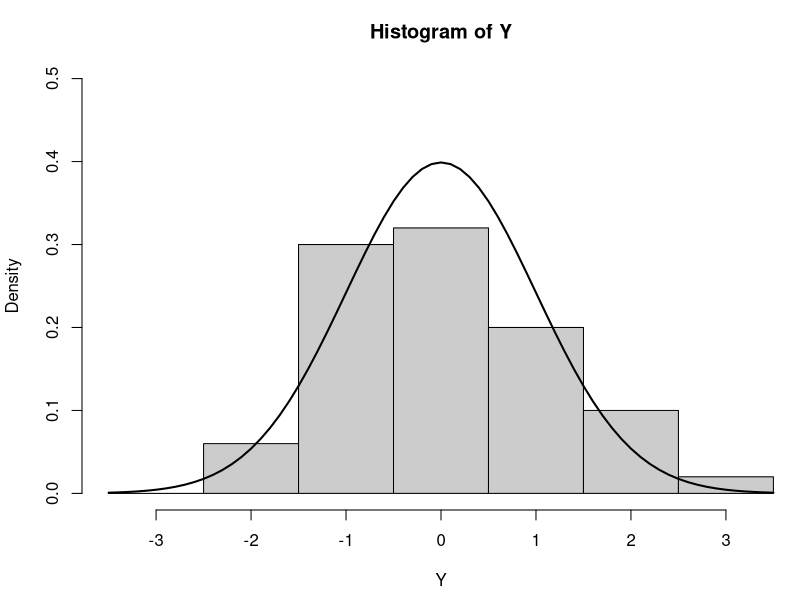
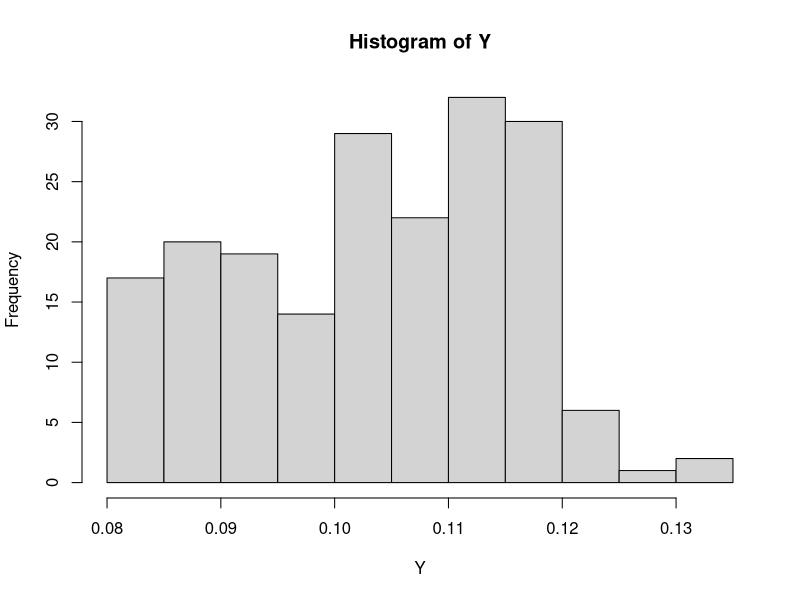
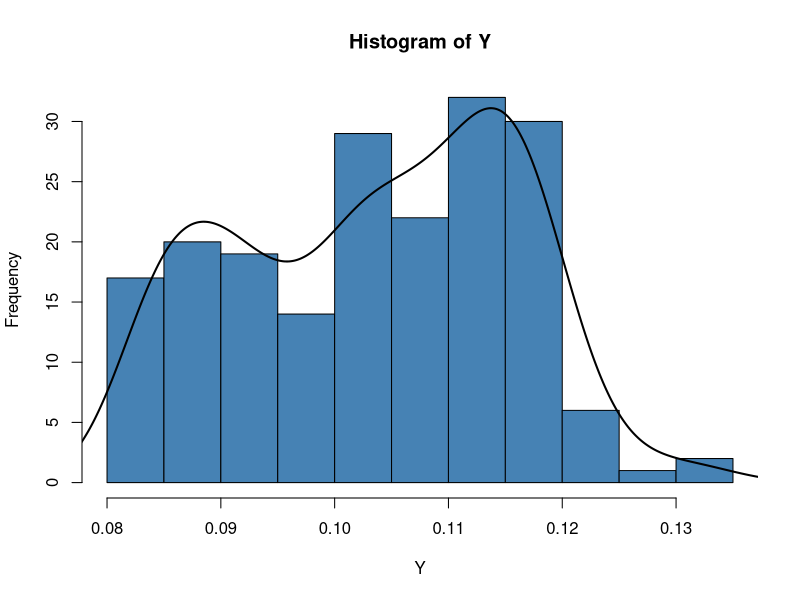
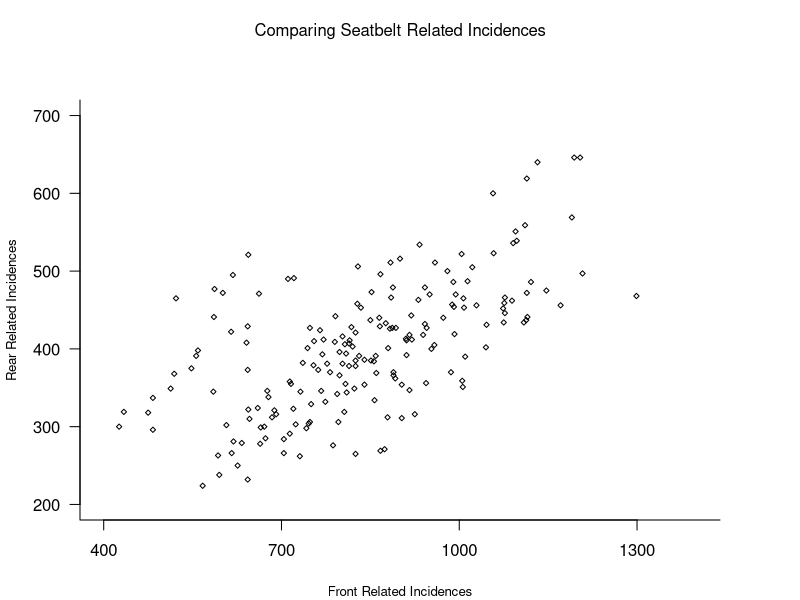
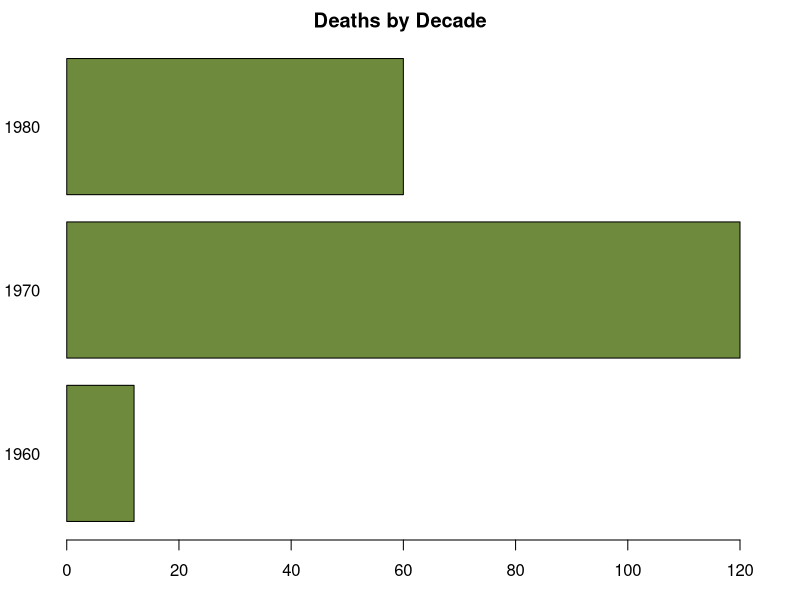
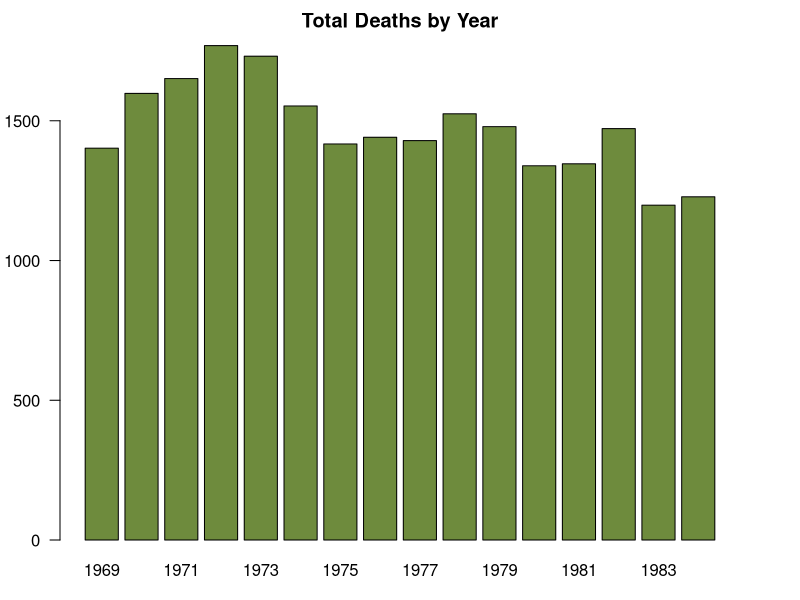
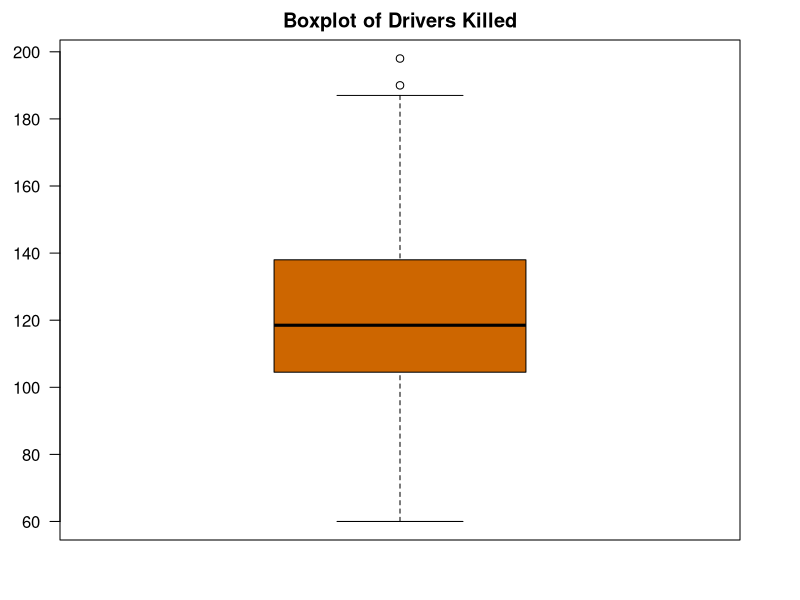
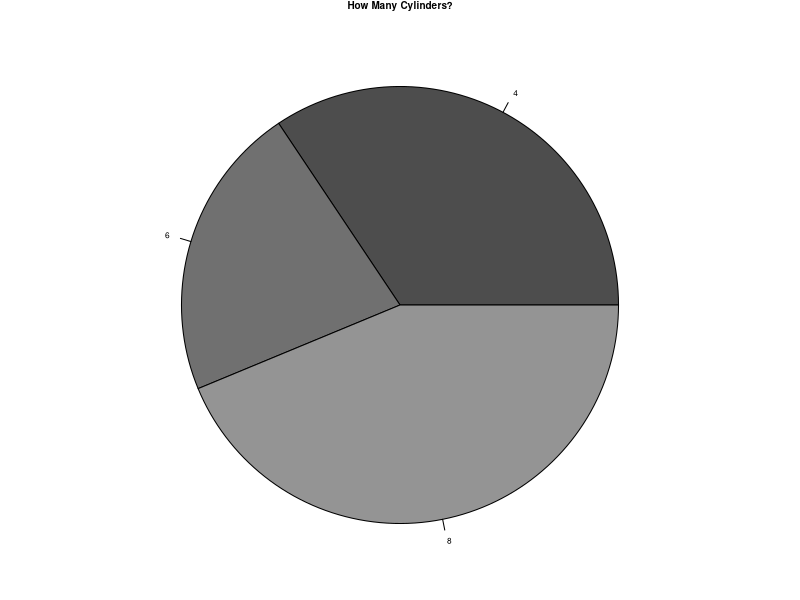

These figures' R source, in order:
## ---- chunk 1

data(Seatbelts)
seatbelt <- data.frame (Year=floor(time(Seatbelts)) ,
Month=factor(cycle(Seatbelts) ,
labels=month.abb) , Seatbelts)
# floor() returns largest integer smaller or equal
# time looks for execution time? establishes time series
# cycle just repeats it?
# month.abb means three letter abbreviation for English months
str(seatbelt)
#factors -> categorical variables - fixed, known set - think month - correlated number
head(seatbelt)

#Create a histogram
# Random data
Y <- rnorm(50)
# Make sure no Y exceed [-3.5, 3.5]
Y[Y < -3.5 | Y > 3.5] <- NA # Selection/set range
x <- seq(-3.5, 3.5, .1)
dn <- dnorm(x)
par(mar=c(4.5, 4.1, 3.1, 0))
hist(Y, breaks=seq(-3.5, 3.5), ylim=c(0, 0.5), 
     col="gray80", freq=FALSE)
lines(x, dnorm(x), lwd=2)
par(mar=c(5.1, 4.1, 4.1, 2.1))

Y <- seatbelt$PetrolPrice
dn <- dnorm(x)
hist(Y) #simple
hist(Y,col="steelblue")
lines(density(seatbelt$PetrolPrice),lwd =2, col = 'black')

#Create a Scatterplot
x <-seatbelt$front
y <-seatbelt$rear
par(las=1, mar=c(4, 4, 5, 4))
plot.new()
plot.window(xlim=c(400,1400), ylim=c(200, 700))
points(x, y, pch=5, cex=0.5)
par(col="black", fg="black", col.axis="black")
axis(1, at=seq(400, 1400, 300))
axis(2, at=seq(200,700,100))
#plotting a box on just 2 axes
box(bty="L")
mtext("Front Related Incidences", side=1, line=3, cex=0.8)
#las 0 means sideways label
mtext("Rear Related Incidences", side=2, line=3, las=0, cex=0.8)
mtext("Comparing Seatbelt Related Incidences", side=3, line=3,cex=1)
par(mar=c(3, 3, 2, 3), col="black", fg="black", col.axis="black")

#HorizontalBarChart
seatbelt$decade <- 10 * (seatbelt$Year %/% 10)
fatalitiesbydecade <- table(seatbelt$decade)
barplot(fatalitiesbydecade, 
        main = "Deaths by Decade",
        xlab = "Decade",
        ylab = "Number of Deaths",
        col = "darkolivegreen4",
        horiz=TRUE)

#VerticalBarChart

deaths_by_year <- tapply(seatbelt$DriversKilled, seatbelt$Year, sum)

barplot(deaths_by_year,
        main = "Total Deaths by Year",
        xlab = "Year",
        ylab = "Total Deaths",
        col = "darkolivegreen4",
        names.arg = unique(seatbelt$Year),
        ylim = c(0, max(deaths_by_year) + 20)) 

#BoxPlot
boxplot(seatbelt$DriversKilled,
        main = "Boxplot of Drivers Killed",
        ylab = "Deaths",
        col = "darkorange3",
        border = "black")

#PieChart - mtcars 
#note to self - take note of which datsets are appropriate for different forms of graphs in the future

data(mtcars)

# Create a pie chart showing the distribution of cylinder counts
data(mtcars)
View(mtcars)
cylinder_counts <- table(mtcars$cyl)
par(mar=c(0, 2, 1, 2), xpd=FALSE, cex=0.5)
pie(cylinder_counts, 
    labels = names(cylinder_counts), 
    main = "How Many Cylinders?", col = gray(seq(0.3,1.0,length=6)))

## ---- chunk 2
library(tidyverse)
data(Seatbelts)
seatbelt <- data.frame (Year=floor(time(Seatbelts)) ,
Month=factor(cycle(Seatbelts) ,
labels=month.abb) , Seatbelts)
# floor() returns largest integer smaller or equal
# time looks for execution time? establishes time series
# cycle just repeats it?
# month.abb means three letter abbreviation for English months
View(seatbelt)
str(seatbelt)
#factors -> categorical variables - fixed, known set - think month - correlated number
head(seatbelt)

#Create a histogram - original
# Y <- seatbelt$PetrolPrice
# dn <- dnorm(x)
# hist(Y) #simple
# hist(Y,col="steelblue")
# lines(density(seatbelt$PetrolPrice),lwd =2, col = 'black')

Y <- seatbelt$PetrolPrice
ggplot(data = data.frame(Y = Y), aes(x = Y)) +
  geom_histogram(color = 'black', fill = 'steelblue', bins = 30) +
  geom_density(color = 'black', linewidth = 1) +
  labs(title = 'Histogram of Petrol Price',
       x = 'Petrol Price',
       y = 'Frequency') +
  theme_minimal()

#Create a Scatterplot (basics notes)
# x <-seatbelt$front
#y <-seatbelt$rear
#par(las=1, mar=c(4, 4, 5, 4))
#plot.new()
#plot.window(xlim=c(400,1400), ylim=c(200, 700))
#points(x, y, pch=5, cex=0.5)
#par(col="black", fg="black", col.axis="black")
#axis(1, at=seq(400, 1400, 300))
#axis(2, at=seq(200,700,100))
##plotting a box on just 2 axes
#box(bty="L")
#mtext("Front Related Incidences", side=1, line=3, cex=0.8)
#las 0 means sideways label
#mtext("Rear Related Incidences", side=2, line=3, las=0, cex=0.8)
#mtext("Comparing Seatbelt Related Incidences", side=3, line=3,cex=1)
#par(mar=c(3, 3, 2, 3), col="black", fg="black", col.axis="black")

#Scatterplot ggplot2
x <-seatbelt$front
y <-seatbelt$rear
ggplot(data = data.frame(x = x, y = y), aes(x = x, y = y)) +
  geom_point(shape = 24, size = 3, fill = "mediumpurple3") +
  xlim(400, 1400) +
  ylim(200, 700) +
  labs(title = "Comparing Seatbelt Related Incidences",
       x = "Front Related Incidences",
       y = "Rear Related Incidences") +
  theme_minimal() 



#HorizontalBarChart
seatbelt$decade <- 10 * (seatbelt$Year %/% 10)
fatalitiesbydecade <- table(seatbelt$decade)
ggplot(data = data.frame(decade = as.factor(names(fatalitiesbydecade)),
                         deaths = as.numeric(fatalitiesbydecade)), 
       aes(x = decade, y = deaths, fill = decade)) +
  geom_bar(stat = "identity") +
  labs(title = "Deaths by Decade",
       x = "Decade",
       y = "Number of Deaths") +
  theme_minimal() +
  scale_fill_manual(values = c("darkolivegreen4", "darkolivegreen2", "darkolivegreen4")) +
  coord_flip()




#VerticalBarChart

deaths_by_year <- tapply(seatbelt$DriversKilled, seatbelt$Year, sum)
deaths_by_year_df <- data.frame(Year = as.numeric(names(deaths_by_year)),
                                TotalDeaths = as.numeric(deaths_by_year))

ggplot(data = deaths_by_year_df, aes(x = factor(Year), y = TotalDeaths, fill = factor(Year))) +
  geom_bar(stat = "identity") +
  labs(title = "Total Deaths by Year",
       x = "Year",
       y = "Total Deaths") +
  theme_minimal() +
  scale_fill_manual(values = c("darkolivegreen4", "darkolivegreen4", "darkolivegreen4", "darkolivegreen4","darkolivegreen4","darkolivegreen4","darkolivegreen4","darkolivegreen4","darkolivegreen4","darkolivegreen4","darkolivegreen4","darkolivegreen4","darkolivegreen4","darkolivegreen4","darkolivegreen4","darkolivegreen4")) +
  ylim(0, max(deaths_by_year) + 20)





#BoxPlot boxplot(seatbelt$DriversKilled,
# main = "Boxplot of Drivers Killed",
# ylab = "Deaths",
#col = "darkorange3",
# border = "black")

ggplot(data = data.frame(DriversKilled = seatbelt$DriversKilled), 
       aes(y = DriversKilled)) +
  geom_boxplot(color = "black", fill = "darkorange3") +
  labs(title = "Boxplot of Drivers Killed",
       ylab = "Deaths") +
  theme_minimal()

#PieChart - mtcars 
#note to self - take note of which datsets are appropriate for different forms of graphs in the future

data(mtcars)

# Create a pie chart showing the distribution of cylinder counts
data(mtcars)
View(mtcars)
cylinder_counts <- table(mtcars$cyl)

#Data Frame
pie_data <- data.frame(
  cylinder = factor(names(cylinder_counts), levels = names(cylinder_counts)),
  count = as.numeric(cylinder_counts)
)

# Calculate percentages for the labels
pie_data$percent <- pie_data$count / sum(pie_data$count) * 100
pie_data$label <- paste0(pie_data$cylinder, "\n", round(pie_data$percent, 1), "%")

#actual plot
ggplot(data = pie_data, aes(x = "", y = percent, fill = cylinder)) +
  geom_bar(width = 1, stat = "identity") +
  coord_polar("y") +
  theme_void() +
  theme(
    plot.title = element_text(hjust = 0.5, size = 14),
    legend.position = "none"
  ) +
  ggtitle("How Many Cylinders?") +
  geom_text(aes(label = label), position = position_stack(vjust = 0.5))

## ---- chunk 3
data(Seatbelts)
seatbelt <- data.frame (Year=floor(time(Seatbelts)) ,
Month=factor(cycle(Seatbelts) ,
labels=month.abb) , Seatbelts)
x <-seatbelt$front
y <-seatbelt$rear
par(las=1, mar=c(4, 4, 5, 4))
plot.new()
plot.window(xlim=c(400,1400), ylim=c(200, 700))
points(x, y, pch=5, cex=0.5)
par(col="black", fg="black", col.axis="black")
axis(1, at=seq(400, 1400, 300))
axis(2, at=seq(200,700,100))
#plotting a box on just 2 axes
box(bty="L")
mtext("Front Related Incidences", side=1, line=3, cex=0.8)
#las 0 means sideways label
mtext("Rear Related Incidences", side=2, line=3, las=0, cex=0.8)
mtext("Comparing Seatbelt Related Incidences", side=3, line=3,cex=1)
par(mar=c(3, 3, 2, 3), col="black", fg="black", col.axis="black")

#Examples
#pdf(“rplot.pdf”): pdf file
#png(“rplot.png”): png file
#jpeg(“rplot.jpg”): jpeg file
#postscript(“rplot.ps”): postscript file
#bmp(“rplot.bmp”): bmp file
#win.metafile(“rplot.wmf”): windows metafile

#png
png("scatterplot.png")

par(las=1, mar=c(4, 4, 5, 4))
plot.new()
plot.window(xlim=c(400,1400), ylim=c(200, 700))
points(x, y, pch=5, cex=0.5)
par(col="black", fg="black", col.axis="black")
axis(1, at=seq(400, 1400, 300))
axis(2, at=seq(200,700,100))
#plotting a box on just 2 axes
box(bty="L")
mtext("Front Related Incidences", side=1, line=3, cex=0.8)
#las 0 means sideways label
mtext("Rear Related Incidences", side=2, line=3, las=0, cex=0.8)
mtext("Comparing Seatbelt Related Incidences", side=3, line=3,cex=1)
par(mar=c(3, 3, 2, 3), col="black", fg="black", col.axis="black")

dev.off()

#jpg
png("scatterplot.jpg")

par(las=1, mar=c(4, 4, 5, 4))
plot.new()
plot.window(xlim=c(400,1400), ylim=c(200, 700))
points(x, y, pch=5, cex=0.5)
par(col="black", fg="black", col.axis="black")
axis(1, at=seq(400, 1400, 300))
axis(2, at=seq(200,700,100))
#plotting a box on just 2 axes
box(bty="L")
mtext("Front Related Incidences", side=1, line=3, cex=0.8)
#las 0 means sideways label
mtext("Rear Related Incidences", side=2, line=3, las=0, cex=0.8)
mtext("Comparing Seatbelt Related Incidences", side=3, line=3,cex=1)
par(mar=c(3, 3, 2, 3), col="black", fg="black", col.axis="black")

dev.off()

#svg
png("scatterplot.svg")

par(las=1, mar=c(4, 4, 5, 4))
plot.new()
plot.window(xlim=c(400,1400), ylim=c(200, 700))
points(x, y, pch=5, cex=0.5)
par(col="black", fg="black", col.axis="black")
axis(1, at=seq(400, 1400, 300))
axis(2, at=seq(200,700,100))
#plotting a box on just 2 axes
box(bty="L")
mtext("Front Related Incidences", side=1, line=3, cex=0.8)
#las 0 means sideways label
mtext("Rear Related Incidences", side=2, line=3, las=0, cex=0.8)
mtext("Comparing Seatbelt Related Incidences", side=3, line=3,cex=1)
par(mar=c(3, 3, 2, 3), col="black", fg="black", col.axis="black")

dev.off()

#tiff
png("scatterplot.tiff")

par(las=1, mar=c(4, 4, 5, 4))
plot.new()
plot.window(xlim=c(400,1400), ylim=c(200, 700))
points(x, y, pch=5, cex=0.5)
par(col="black", fg="black", col.axis="black")
axis(1, at=seq(400, 1400, 300))
axis(2, at=seq(200,700,100))
#plotting a box on just 2 axes
box(bty="L")
mtext("Front Related Incidences", side=1, line=3, cex=0.8)
#las 0 means sideways label
mtext("Rear Related Incidences", side=2, line=3, las=0, cex=0.8)
mtext("Comparing Seatbelt Related Incidences", side=3, line=3,cex=1)
par(mar=c(3, 3, 2, 3), col="black", fg="black", col.axis="black")

dev.off()

#bmg
png("scatterplot.bmg")

par(las=1, mar=c(4, 4, 5, 4))
plot.new()
plot.window(xlim=c(400,1400), ylim=c(200, 700))
points(x, y, pch=5, cex=0.5)
par(col="black", fg="black", col.axis="black")
axis(1, at=seq(400, 1400, 300))
axis(2, at=seq(200,700,100))
#plotting a box on just 2 axes
box(bty="L")
mtext("Front Related Incidences", side=1, line=3, cex=0.8)
#las 0 means sideways label
mtext("Rear Related Incidences", side=2, line=3, las=0, cex=0.8)
mtext("Comparing Seatbelt Related Incidences", side=3, line=3,cex=1)
par(mar=c(3, 3, 2, 3), col="black", fg="black", col.axis="black")

dev.off()

#notes - PNG has the highest quality, whereas jpg and tiff have lower qualities. We cannot access the svg and bmg as presented with full graphics.


